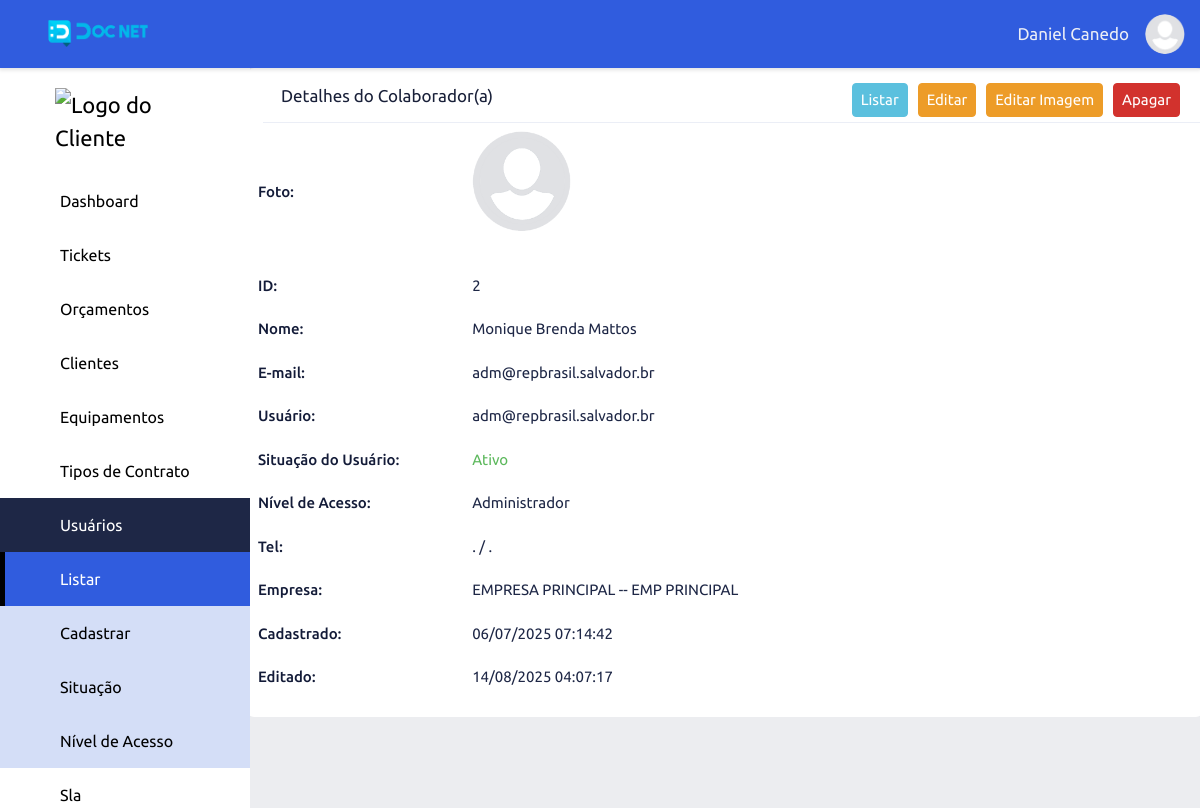
Screenshot of /view-users/index/2 (signed in) with the database file from the repository.
### tables this page shows
CREATE TABLE `adms_levels_pages` (
  `id` int NOT NULL,
  `permission` int NOT NULL DEFAULT '2',
  `order_level_page` int NOT NULL,
  `print_menu` int NOT NULL DEFAULT '2' COMMENT '1 - Apresentar no menu, 2 - Não apresentar no menu',
  `dropdown` int NOT NULL DEFAULT '2' COMMENT '1 - Dropdow , 2 - não dropdow',
  `adms_access_level_id` int NOT NULL,
  `adms_page_id` int NOT NULL,
  `adms_items_menu_id` int NOT NULL DEFAULT '1',
  `created` datetime NOT NULL,
  `modified` datetime DEFAULT NULL
);

CREATE TABLE `adms_pages` (
  `id` int NOT NULL,
  `controller` varchar(220) NOT NULL,
  `metodo` varchar(220) NOT NULL,
  `menu_controller` varchar(220) NOT NULL,
  `menu_metodo` varchar(220) NOT NULL,
  `name_page` varchar(220) NOT NULL,
  `publish` int NOT NULL DEFAULT '2',
  `icon` varchar(45) DEFAULT NULL,
  `obs` text,
  `adms_sits_pgs_id` int NOT NULL DEFAULT '2',
  `adms_types_pgs_id` int NOT NULL,
  `adms_groups_pgs_id` int NOT NULL,
  `created` datetime NOT NULL,
  `modified` datetime DEFAULT NULL
);

CREATE TABLE `adms_items_menus` (
  `id` int NOT NULL,
  `name` varchar(220) NOT NULL,
  `icon` varchar(45) NOT NULL,
  `order_item_menu` int NOT NULL,
  `created` datetime NOT NULL,
  `modified` datetime DEFAULT NULL
);

CREATE TABLE `adms_users` (
  `id` int NOT NULL,
  `name` varchar(220) NOT NULL,
  `nickname` varchar(44) DEFAULT NULL,
  `email` varchar(220) NOT NULL,
  `user` varchar(220) NOT NULL,
  `password` varchar(220) NOT NULL,
  `recover_password` varchar(220) DEFAULT NULL,
  `conf_email` varchar(220) DEFAULT NULL,
  `image` varchar(220) DEFAULT NULL,
  `adms_sits_user_id` int NOT NULL DEFAULT '1',
  `adms_access_level_id` int DEFAULT NULL,
  `cpf` varchar(45) DEFAULT NULL,
  `rg` varchar(45) DEFAULT NULL,
  `dt_nasc` varchar(45) DEFAULT NULL,
  `sexo` int DEFAULT NULL,
  `tel_1` varchar(45) DEFAULT NULL,
  `tel_2` varchar(45) DEFAULT NULL,
  `tel_3` varchar(45) DEFAULT NULL,
  `rede_social_1` varchar(220) DEFAULT NULL,
  `rede_social_2` varchar(220) DEFAULT NULL,
  `rede_social_3` varchar(220) DEFAULT NULL,
  `logradouro` varchar(220) DEFAULT NULL,
  `numero_logr` varchar(10) DEFAULT NULL,
  `bairro` varchar(220) DEFAULT NULL,
  `cidade` varchar(220) DEFAULT NULL,
  `uf` varchar(5) DEFAULT NULL,
  `empresa_id` int NOT NULL DEFAULT '1',
  `cliente_id` int NOT NULL DEFAULT '1',
  `setor_id` int DEFAULT '1',
  `contr_id` int NOT NULL DEFAULT '1',
  `created` datetime NOT NULL,
  `modified` datetime DEFAULT NULL
);

CREATE TABLE `adms_sits_users` (
  `id` int NOT NULL,
  `name` varchar(44) NOT NULL,
  `adms_color_id` int NOT NULL,
  `created` datetime NOT NULL,
  `modified` datetime DEFAULT NULL
);

CREATE TABLE `adms_access_levels` (
  `id` int NOT NULL,
  `name` varchar(45) NOT NULL,
  `order_levels` int NOT NULL,
  `created` datetime NOT NULL,
  `modified` datetime DEFAULT NULL
);

CREATE TABLE `adms_emp_principal` (
  `id` int NOT NULL,
  `razao_social` varchar(220) DEFAULT NULL,
  `nome_fantasia` varchar(220) DEFAULT NULL,
  `cnpj` varchar(220) NOT NULL,
  `cep` varchar(8) DEFAULT NULL,
  `logradouro` varchar(220) DEFAULT NULL,
  `bairro` varchar(220) DEFAULT NULL,
  `cidade` varchar(220) DEFAULT NULL,
  `uf` varchar(45) DEFAULT NULL,
  `contato` varchar(220) DEFAULT NULL,
  `telefone` varchar(220) DEFAULT NULL,
  `email` varchar(220) DEFAULT NULL,
  `situacao` int NOT NULL DEFAULT '1',
  `logo` varchar(110) DEFAULT NULL,
  `base_dados` varchar(220) DEFAULT NULL,
  `created` datetime NOT NULL,
  `modified` datetime DEFAULT NULL
);

### app/adms/Views/users/viewUser.php (the view, shortened to what the rows shown need)
<div class="wrapper">
    <div class="row">
        <div class="content-adm">
            <?php
            if (!empty($this->data['viewUser'])) {
                extract($this->data['viewUser'][0]);
            ?>
                <div class="view-det-adm">
                    <span class="view-adm-title">Foto: </span>
                    <span class="view-adm-info">
                        <?php
                        if ((!empty($image)) and (file_exists("app/adms/assets/image/users/$id/$image"))) {
                            echo "<img src='" . URLADM . "app/adms/assets/image/users/$id/$image' width='100' height='100'><br><br>";
                        } else {
                            echo "<img src='" . URLADM . "app/adms/assets/image/users/icon_user.png' width='100' height='100'><br><br>";
                        }
                        ?>
                    </span>
                </div>
                <div class="view-det-adm">
                    <span class="view-adm-title">ID: </span>
                    <span class="view-adm-info"><?php echo $id; ?></span>
                </div>
                <div class="view-det-adm">
                    <span class="view-adm-title">Nome: </span>
                    <span class="view-adm-info"><?php echo $name_usr; ?></span>
                </div>
                <div class="view-det-adm">
                    <span class="view-adm-title">E-mail: </span>
                    <span class="view-adm-info"><?php echo $email; ?></span>
                </div>
                <div class="view-det-adm">
                    <span class="view-adm-title">Usuário: </span>
                    <span class="view-adm-info"><?php echo $user; ?></span>
                </div>
                <div class="view-det-adm">
                    <span class="view-adm-title">Situação do Usuário: </span>
                    <span class="view-adm-info">
                        <?php echo "<span style='color: $color;'>$name_sit</span>"; ?>
                    </span>
                </div>
                <div class="view-det-adm">
                    <span class="view-adm-title">Nível de Acesso: </span>
                    <span class="view-adm-info"><?php echo  $name_lev; ?></span>
                </div>
                <div class="view-det-adm">
                    <span class="view-adm-title">Tel: </span>
                    <span class="view-adm-info"><?php echo "$tel_1 " . " / " . " $tel_2 "; ?></span>
                </div>
                <div class="view-det-adm">
                    <span class="view-adm-title">Empresa: </span>
                    <span class="view-adm-info"><?php echo  $razao_social_emp ." -- ". $nome_fantasia_emp; ?></span>
                </div>
                <div class="view-det-adm">
                    <span class="view-adm-title">Cadastrado: </span>
                    <span class="view-adm-info"><?php echo date('d/m/Y H:i:s', strtotime($created)); ?></span>
                </div>
                <div class="view-det-adm">
                    <span class="view-adm-title">Editado: </span>
                    <span class="view-adm-info">
                        <?php
                        if (!empty($modified)) {
                            echo date('d/m/Y H:i:s', strtotime($modified));
                        } ?>
                    </span>
                </div>
            <?php
            }
            ?>
        </div>
    </div>
</div>

### app/adms/Views/include/menu.php (shortened to what the rows shown need)
<?php
$sidebar_active = "";
if (isset($this->data['sidebarActive'])) {
    $sidebar_active = $this->data['sidebarActive'];
}
?>
<div class="content">
    <div class="sidebar">
    <div class="logo-adm">
        <?php
        if(!empty ($_SESSION['set_clie'])){
            echo "<img src='" . URLADM . "app/adms/assets/image/logo/clientes/". $_SESSION['emp_user']."/{$_SESSION['logo_emp_prin']}' width='140' alt='Logo do Cliente'>";
        } else{
            echo "<img src='" . URLADM . "app/adms/assets/image/logo/clientes/icon_user.png' width='140' alt='Logo do Cliente'>";
        }
        ?>
    </div>
        <?php
        if ((isset($this->data['menu'])) and ($this->data['menu'])) {
            $count_drop_start = 0;
            $count_drop_end = 0;
            foreach ($this->data['menu'] as $item_menu) {
                extract($item_menu);
                $active_item_menu = "";
                if ($sidebar_active == $menu_controller) {
                    $active_item_menu = "active";
                }
                if ($dropdown == 1) {
                    if ($count_drop_start != $id_itm_men) {
                        if (($count_drop_end == 1) and ($count_drop_start != 0)) {
                            echo "</div>";
                            $count_drop_end = 0;
                        }
                        echo "<button class='dropdown-btn btn-active$id_itm_men'>";
                        echo "<i class='icon $icon_itm_men'></i><span>$name_itm_men</span><i class='fa-solid fa-caret-down'></i>";
                        echo "</button>";
                        echo "<div class='dropdown-container cont-active$id_itm_men'>";
                    }
                    echo "<a href='" . URLADM . "$menu_controller/$menu_metodo' class='sidebar-nav active$id_itm_men $active_item_menu'><i class='icon $icon'></i><span></span>$name_page</a>";
                    $count_drop_start = $id_itm_men;
                    $count_drop_end = 1;
                } else {
                    if ($count_drop_end == 1) {
                        echo "</div>";
                        $count_drop_end = 0;
                    }
                    echo "<a href='" . URLADM . "$menu_controller/$menu_metodo' class='sidebar-nav $active_item_menu'><i class='icon $icon'></i><span></span>$name_page</a>";
                }
            }
        }
        ?>
    </div>

### rows the page displays
adms_levels_pages: adms_page.name_page "Dashboard"
adms_levels_pages: adms_items_menu.name "Tickets"
adms_levels_pages: adms_items_menu.name "Orçamentos"
adms_levels_pages: adms_items_menu.name "Clientes"
adms_levels_pages: adms_items_menu.name "Equipamentos"
adms_levels_pages: adms_items_menu.name "Tipos de Contrato"
adms_levels_pages: adms_items_menu.name "Usuários", adms_page.name_page "Listar"
adms_levels_pages: adms_page.name_page "Cadastrar"
adms_levels_pages: adms_page.name_page "Situação"
adms_levels_pages: adms_page.name_page "Nível de Acesso"
adms_levels_pages: adms_items_menu.name "Sla"
adms_users: id "2", name "Monique Brenda Mattos", email "adm@repbrasil.salvador.br", user "adm@repbrasil.salvador.br", adms_sits_user.name "Ativo", adms_access_level.name "Administrador", tel_1 ".", tel_2 ".", empresa.razao_social "EMPRESA PRINCIPAL", empresa.nome_fantasia "EMP PRINCIPAL", created "06/07/2025 07:14:42", modified "14/08/2025 04:07:17"

### other values shown
$_SESSION['user_nickname'] "Daniel Canedo"
